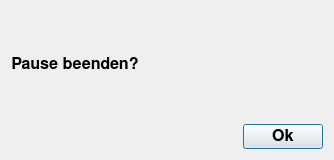
<?xml version="1.0" encoding="UTF-8"?>
<ui version="4.0">
 <class>BreakDialog</class>
 <widget class="QDialog" name="BreakDialog">
  <property name="geometry">
   <rect>
    <x>0</x>
    <y>0</y>
    <width>334</width>
    <height>160</height>
   </rect>
  </property>
  <property name="font">
   <font>
    <family>FreeSans</family>
    <pointsize>12</pointsize>
    <weight>75</weight>
    <bold>true</bold>
   </font>
  </property>
  <property name="windowTitle">
   <string>Pause</string>
  </property>
  <layout class="QGridLayout" name="gridLayout">
   <item row="0" column="3">
    <spacer name="verticalSpacer">
     <property name="orientation">
      <enum>Qt::Vertical</enum>
     </property>
     <property name="sizeType">
      <enum>QSizePolicy::Expanding</enum>
     </property>
     <property name="sizeHint" stdset="0">
      <size>
       <width>20</width>
       <height>40</height>
      </size>
     </property>
    </spacer>
   </item>
   <item row="2" column="3">
    <spacer name="verticalSpacer_2">
     <property name="orientation">
      <enum>Qt::Vertical</enum>
     </property>
     <property name="sizeType">
      <enum>QSizePolicy::Expanding</enum>
     </property>
     <property name="sizeHint" stdset="0">
      <size>
       <width>20</width>
       <height>40</height>
      </size>
     </property>
    </spacer>
   </item>
   <item row="3" column="3">
    <widget class="QPushButton" name="pushButton">
     <property name="text">
      <string>Ok</string>
     </property>
    </widget>
   </item>
   <item row="3" column="0">
    <spacer name="horizontalSpacer_2">
     <property name="orientation">
      <enum>Qt::Horizontal</enum>
     </property>
     <property name="sizeHint" stdset="0">
      <size>
       <width>40</width>
       <height>20</height>
      </size>
     </property>
    </spacer>
   </item>
   <item row="3" column="2">
    <spacer name="horizontalSpacer">
     <property name="orientation">
      <enum>Qt::Horizontal</enum>
     </property>
     <property name="sizeHint" stdset="0">
      <size>
       <width>40</width>
       <height>20</height>
      </size>
     </property>
    </spacer>
   </item>
   <item row="1" column="0">
    <widget class="QLabel" name="label">
     <property name="text">
      <string>&lt;html&gt;&lt;head/&gt;&lt;body&gt;&lt;p align=&quot;center&quot;&gt;Pause beenden?&lt;/p&gt;&lt;/body&gt;&lt;/html&gt;</string>
     </property>
    </widget>
   </item>
   <item row="1" column="2">
    <spacer name="horizontalSpacer_3">
     <property name="orientation">
      <enum>Qt::Horizontal</enum>
     </property>
     <property name="sizeHint" stdset="0">
      <size>
       <width>40</width>
       <height>20</height>
      </size>
     </property>
    </spacer>
   </item>
   <item row="0" column="0">
    <spacer name="verticalSpacer_3">
     <property name="orientation">
      <enum>Qt::Vertical</enum>
     </property>
     <property name="sizeHint" stdset="0">
      <size>
       <width>20</width>
       <height>40</height>
      </size>
     </property>
    </spacer>
   </item>
   <item row="0" column="2">
    <spacer name="verticalSpacer_4">
     <property name="orientation">
      <enum>Qt::Vertical</enum>
     </property>
     <property name="sizeHint" stdset="0">
      <size>
       <width>20</width>
       <height>40</height>
      </size>
     </property>
    </spacer>
   </item>
   <item row="2" column="0">
    <spacer name="verticalSpacer_5">
     <property name="orientation">
      <enum>Qt::Vertical</enum>
     </property>
     <property name="sizeHint" stdset="0">
      <size>
       <width>20</width>
       <height>40</height>
      </size>
     </property>
    </spacer>
   </item>
  </layout>
 </widget>
 <resources/>
 <connections>
  <connection>
   <sender>pushButton</sender>
   <signal>clicked()</signal>
   <receiver>BreakDialog</receiver>
   <slot>close()</slot>
   <hints>
    <hint type="sourcelabel">
     <x>276</x>
     <y>132</y>
    </hint>
    <hint type="destinationlabel">
     <x>166</x>
     <y>79</y>
    </hint>
   </hints>
  </connection>
 </connections>
</ui>
